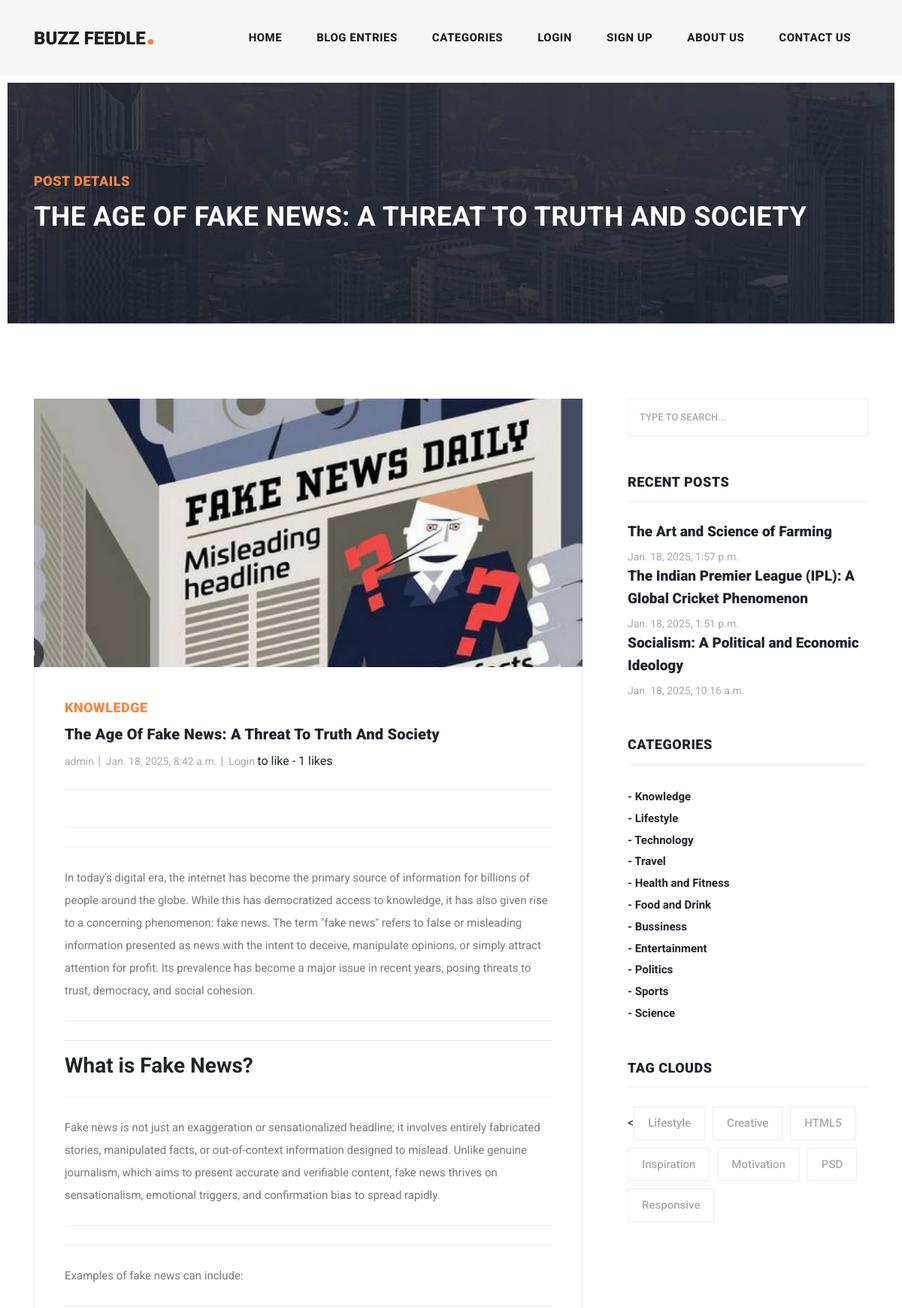
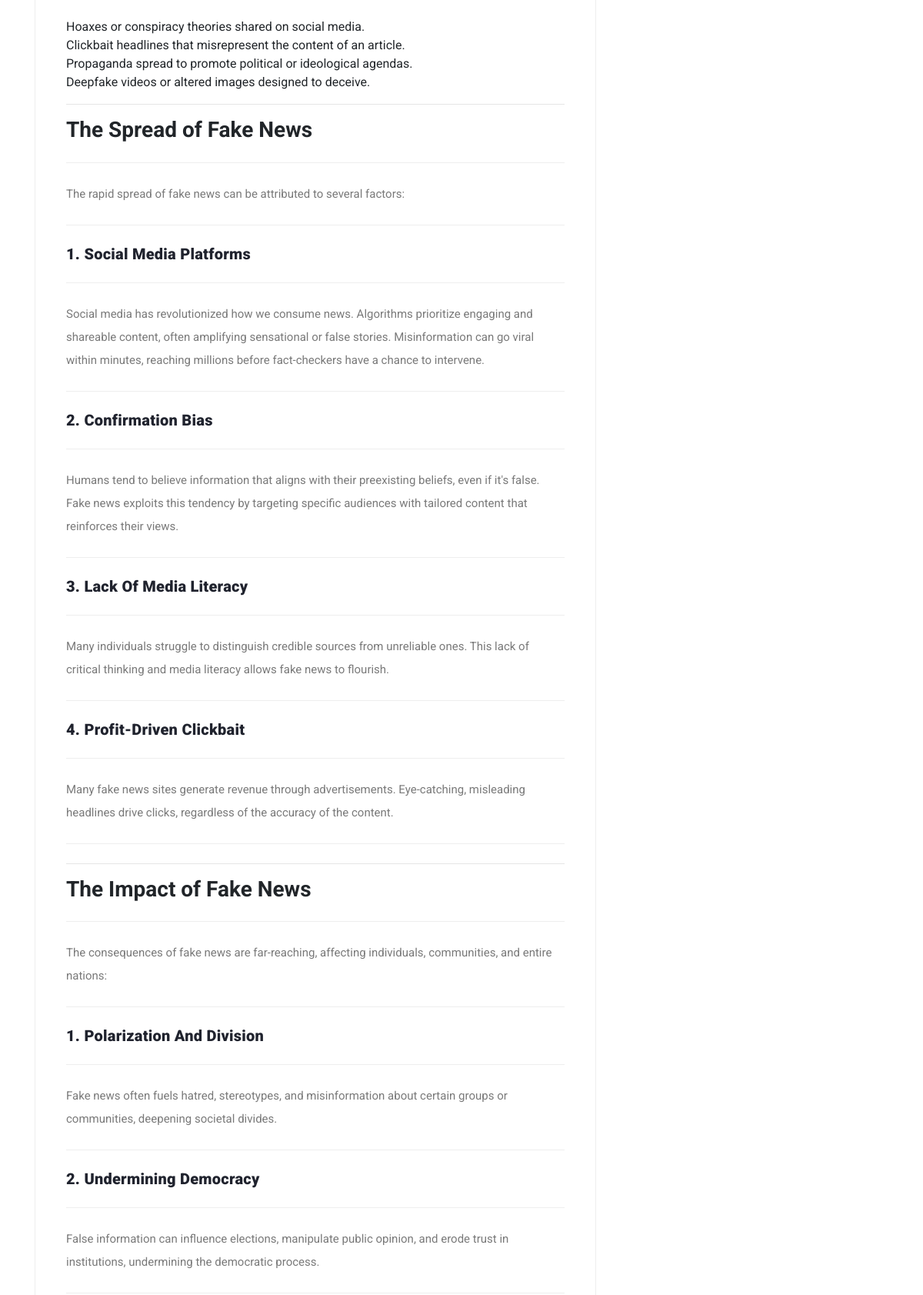
The app's page /blog/2/ (upper part) with its own data (2 pictures, top to bottom).
### mainapp/models.py (models this page shows, shortened)
class Product(models.Model):
    author = models.ForeignKey(User ,on_delete=models.CASCADE )
    name = models.CharField(max_length=255)
    description = RichTextField(blank=True, null=True)
    category = models.CharField(max_length=255, default="uncategorized")
    image = models.ImageField( upload_to='products/')
    created_at = models.DateTimeField(auto_now_add=True)
    updated_at = models.DateField(auto_now=True)
    likes = models.ManyToManyField(User, related_name="blog_post")
    def total_likes(self):
        return self.likes.count()

class Category(models.Model):
    name =  models.CharField(max_length=255)
    image = models.ImageField( upload_to='category/')
    def __str__(self):
        return self.name

### mainapp/views.py (the view)
# urls.py: path('blog/<int:pk>/', ArticleDetailView.as_view(), name='post_detail'),
class ArticleDetailView(generic.DetailView):
    model = Product
    template_name = 'post-details.html'
    def get_context_data(self, *args ,**kwargs):
        stuff = get_object_or_404(Product, id=self.kwargs['pk'])
        total_likes = stuff.total_likes() # function from models
        cat_menu = Category.objects.all()
        liked = False
        if stuff.likes.filter(id=self.request.user.id).exists():
            liked = True
        context = super(ArticleDetailView, self).get_context_data( *args ,**kwargs)
        context['cat_menu'] = cat_menu
        context['side_bar_product'] = Product.objects.order_by("-created_at")[:4]
        context["total_likes"] = total_likes
        context["liked"] = liked
        return context

### mainapp/templates/post-details.html (shortened to what this page needs)
{% extends 'base.html'  %}
{% load static %}
{% block content %}
  <body>
    <div class="heading-page header-text">
      <section class="page-heading">
        <div class="container">
          <div class="row">
            <div class="col-lg-12">
              <div class="text-content">
                <h4>Post Details</h4>
                <h2>{{product.name}}</h2>
              </div>
            </div>
          </div>
        </div>
      </section>
    </div>
    <section class="blog-posts grid-system">
      <div class="container">
        <div class="row">
          <div class="col-lg-8">
            <div class="all-blog-posts">
              <div class="row">
                <div class="col-lg-12">
                  <div class="blog-post">
                    <div class="blog-thumb">
                      <img src="{{product.image.url}}" alt="{{product.name}}">
                    </div>
                    <div class="down-content">
                      <span>{{product.category}}</span>
                      <a><h4>{{product.name}}</h4></a>
                      <ul class="post-info">
                        <li><a href="">{{product.author}}</a></li>
                        <li><a href="">{{product.created_at}}</a></li>
                        <li>
                          {% if user.is_authenticated %}
                            {% if liked %}
                                <form action="{% url 'like_post' product.pk  %}" method="POST">
                                    {% csrf_token %}
                                    {{total_likes}} likes -
                                    <button type="sumbit", name="post_id", value="{{product.id}}", class="btn btn-danger btn-sm">
                                      <i class="fas fa-thumbs-down"></i>
                                    </button>
                                </form>
                            {% else %}
                                <form action="{% url 'like_post' product.pk  %}" method="POST">
                                    {% csrf_token %}
                                    {{total_likes}} likes -
                                    <button type="sumbit", name="post_id", value="{{product.id}}", class="btn btn-primary btn-sm">
                                      <i class="fas fa-thumbs-up"></i>
                                    </button>
                                </form>
                            {% endif %}
                        {% else %}
                                 <small><a href="{% url 'login' %}">Login </a></small> to like - {{total_likes}} likes
                        {% endif %}
                        </li>
                      </ul>
                      <p>{{product.description|safe}}</p>
                    </div>
                  </div>
                </div>
              </div>
            </div>
          </div>
          <div class="col-lg-4">
            <div class="sidebar">
              <div class="row">
                <div class="col-lg-12">
                  <div class="sidebar-item search">
                    <form id="search_form" name="gs" method="GET" action="#">
                      <input type="text" name="q" class="searchText" placeholder="type to search..." autocomplete="on">
                    </form>
                  </div>
                </div>
                <div class="col-lg-12">
                  <div class="sidebar-item recent-posts">
                    <div class="sidebar-heading">
                      <h2>Recent Posts</h2>
                    </div>
                    {% for item in side_bar_product|slice:":3" %}
                    <div class="content">
                      <ul>
                        <li><a href="{% url 'post_detail' pk=item.pk %}">
                          <h5>{{item.name}}</h5>
                          <span>{{item.created_at}}</span>
                        </a></li>
                      </ul>
                    </div>
                    {% endfor %}
                  </div>
                </div>
                <div class="col-lg-12">
                  <div class="sidebar-item categories">
                    <div class="sidebar-heading">
                      <h2>Categories</h2>
                    </div>
                    <div class="content">
                      {% for item in cat_menu %}
                      <ul>
                        <li><h4><a href="{% url 'category' item|slugify %}">- {{item}}</a></h4></li>
                      </ul>
                      {% endfor %}
                    </div>
                  </div>
                </div>
                <div class="col-lg-12">
                  <div class="sidebar-item tags">
                    <div class="sidebar-heading">
                      <h2>Tag Clouds</h2>
                    </div>
                    <div class="content">
                      <ul>
                        <li><<a href="#">Lifestyle</a></li>
                        <li><a href="#">Creative</a></li>
                        <li><a href="#">HTML5</a></li>
                        <li><a href="#">Inspiration</a></li>
                        <li><a href="#">Motivation</a></li>
                        <li><a href="#">PSD</a></li>
                        <li><a href="#">Responsive</a></li>
                      </ul>
                    </div>
                  </div>
                </div>
              </div>
            </div>
          </div>
        </div>
      </div>
    </section>
{% endblock %}

### static/mainapp/assets/css/templatemo-stand-blog.css (style rules this page uses)
body { font-family: 'Roboto', sans-serif; overflow-x: hidden; text-rendering: optimizeLegibility; -webkit-font-smoothing: antialiased; -moz-osx-font-smoothing: grayscale; }
p { margin-bottom: 0px; font-size: 15px; font-weight: 400; color: #7a7a7a; line-height: 30px; }
a { text-decoration: none!important; }
ul { padding: 0; margin: 0; list-style: none; }
h1,h2,h3,h4,h5,h6 { margin: 0px; }
.heading-page { padding-top: 110px; }
.page-heading { margin: 0px 10px; padding: 120px 0px; text-align: left; background-position: center center; background-repeat: no-repeat; background-size: cover; background-image: url(../images/heading-bg.jpg); }
.page-heading .text-content h4 { color: #f48840; font-size: 18px; text-transform: uppercase; font-weight: 900; letter-spacing: 0.5px; margin-bottom: 15px; }
.page-heading .text-content h2 { color: #fff; font-size: 36px; font-weight: 700; text-transform: uppercase; letter-spacing: 0.5px; }
.blog-posts { margin-top: 100px; }
.blog-posts .blog-post { margin-bottom: 30px; }
.blog-posts .blog-thumb img { width: 100%; overflow: hidden; }
.blog-posts .down-content { padding: 40px; border-right: 1px solid #eee; border-left: 1px solid #eee; border-bottom: 1px solid #eee; }
.blog-posts .down-content span { font-size: 18px; text-transform: uppercase; letter-spacing: 0.5px; font-weight: 900; color: #f48840; }
.blog-posts .down-content h4 { font-size: 24px; text-transform: capitalize; letter-spacing: 0.5px; font-weight: 900; color: #20232e; margin: 10px 0px 12px 0px; }
.blog-posts .down-content ul.post-info li { display: inline-block; margin-right: 8px; }
.blog-posts .down-content ul.post-info li:after { content: '|'; color: #aaa; margin-left: 8px; }
.blog-posts .down-content h4 { font-size: 20px; letter-spacing: 0.25px; }
.grid-system .down-content ul.post-info li { margin-right: 3px; }
.grid-system .down-content ul.post-info li:after { margin-left: 5px; }
.blog-posts .down-content ul.post-info li:last-child::after { display: none; }
.blog-posts .down-content ul.post-info li a { font-size: 14px; color: #aaa; font-weight: 400; transition: all .3s; }
.blog-posts .down-content p { padding: 25px 0px; margin: 25px 0px; border-top: 1px solid #eee; border-bottom: 1px solid #eee; }
.blog-posts .sidebar-heading h2 { font-size: 18px; text-transform: uppercase; font-weight: 900; letter-spacing: 0.5px; color: #20232e; border-bottom: 1px solid #eee; padding-bottom: 15px; margin-bottom: 25px; }
.sidebar { margin-left: 30px; }
.sidebar .sidebar-item { margin-top: 50px; }
.sidebar .search { margin-top: 0px; }
.sidebar .sidebar-heading h2 { font-size: 18px; text-transform: uppercase; font-weight: 900; letter-spacing: 0.5px; color: #20232e; border-bottom: 1px solid #eee; padding-bottom: 15px; margin-bottom: 25px; }
.sidebar .search input { width: 100%; height: 50px; border: 1px solid #eee; font-size: 13px; text-transform: uppercase; font-weight: 500; color: #7a7a7a; outline: none; padding: 0px 15px; }
.sidebar .search input::placeholder { color: #aaa; }
.sidebar .recent-posts ul li { margin-bottom: 15px; padding-bottom: 15px; border-bottom: 1px solid #eee; }
.sidebar .recent-posts ul li:last-child { margin-bottom: 0px; padding-bottom: 0px; border-bottom: none; }
.sidebar .recent-posts ul li h5 { font-size: 19px; font-weight: 900; color: #20232e; line-height: 30px; transition: all 0.3s; }
.sidebar .recent-posts ul li span { display: block; font-size: 14px; color: #aaa; margin-top: 8px; }
.sidebar .categories ul li { margin-bottom: 15px; }
.sidebar .categories ul li:last-child { margin-bottom: 0px; }
.sidebar .categories ul li a { font-size: 15px; font-weight: 700; color: #20232e; transition: all .3s; }
.sidebar .tags ul li { margin-right: 6px; display: inline-block; }
.sidebar .tags ul li { margin-bottom: 10px; }
.sidebar .tags ul li a { font-size: 15px; font-weight: 500; color: #aaa; display: inline-block; border: 1px solid #eee; padding: 10px 18px; transition: all .3s; }

### records on screen
Product: name "THE AGE OF FAKE NEWS: A THREAT TO TRUTH AND SOCIETY", image (picture), category "KNOWLEDGE", name "The Age Of Fake News: A Threat To Truth And Society", author "admin", created_at "Jan. 18, 2025, 8:42 a.m.", description "In today's digital era, the internet has become the primary source of information for billions of people around the globe. While this has democratized access to knowledge, it has also given rise to a concerning phenomenon: fake news. The term \"fake news\" refers to false or misleading information presented as news with the intent to deceive, manipulate opinions, or simply attract attention for profit. Its prevalence has become a major issue in recent years, posing threats to trust, democracy, and social cohesion. What is Fake News? Fake news is not just an exaggeration or sensationalized headline; it involves entirely fabricated stories, manipulated facts, or out-of-context information…"
Product: name "The Art and Science of Farming", created_at "Jan. 18, 2025, 1:57 p.m."
Product: name "The Indian Premier League (IPL): A Global Cricket Phenomenon", created_at "Jan. 18, 2025, 1:51 p.m."
Product: name "Socialism: A Political and Economic Ideology", created_at "Jan. 18, 2025, 10:16 a.m."
Category: name "Knowledge"
Category: name "Lifestyle"
Category: name "Technology"
Category: name "Travel"
Category: name "Health and Fitness"
Category: name "Food and Drink"
Category: name "Bussiness"
Category: name "Entertainment"
Category: name "Politics"
Category: name "Sports"
Category: name "Science"

### other values on screen
{{ total_likes }} "1"
